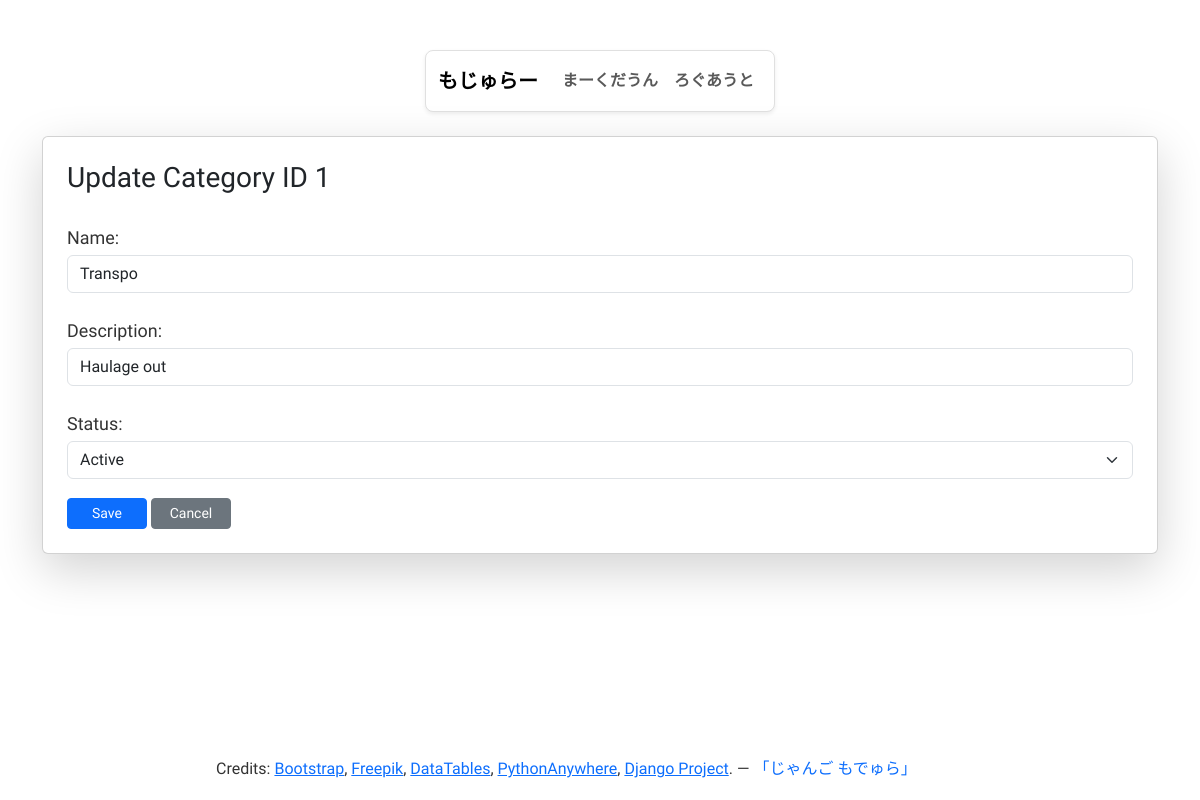
Page /categories/update/1/ (signed in) on the committed database.
### apps/categories/models.py (models this page shows, shortened)
class StockItemCategories(models.Model):
    STATUS_CHOICES = [
        (1, 'Active'),
        (2, 'Inactive'),
    ]
    id = models.AutoField(primary_key=True)
    name = models.CharField(max_length=255, unique=True)
    description = models.TextField(null=True, blank=True)
    status = models.IntegerField(choices=STATUS_CHOICES, default=1)
    created_at = models.DateTimeField()
    updated_at = models.DateTimeField()
    class Meta:
        db_table = 'stock_items_categories'
        managed = False  # Do NOT let Django alter the table

### apps/categories/views.py (the view)
# urls.py: path('update/<int:pk>/', views.update_record, name='update'),
@login_required
def update_record(request, pk):
    record = get_object_or_404(StockItemCategories, pk=pk)
    if not (request.user.is_superuser or request.user.groups.filter(name='Admin').exists()):
        messages.warning(request, "You do not have permission to edit categories.")
        return redirect('categories:index')
    if request.method == 'POST':
        form = StockItemCategoriesForm(request.POST, instance=record)
        if form.is_valid():
            updated = form.save(commit=False)
            updated.updated_at = timezone.now()
            updated.save()
            return redirect('categories:index')
    else:
        form = StockItemCategoriesForm(instance=record)
    return render(request, 'categories/form.html', {
        'title': f'Update Category ID {record.id}',
        'form': form,
    })

### apps/categories/forms.py
class StockItemCategoriesForm(forms.ModelForm):
    STATUS_CHOICES = [
        (1, 'Active'),
        (2, 'Inactive'),
    ]
    status = forms.ChoiceField(
        choices=STATUS_CHOICES,
        widget=forms.Select(attrs={'class': 'form-select'})
    )
    class Meta:
        model = StockItemCategories
        fields = ['name', 'description', 'status']  # exclude created_at and updated_at
        widgets = {
            'name': forms.TextInput(attrs={'class': 'form-control'}),
            'description': forms.TextInput(attrs={'class': 'form-control'}),
        }

### apps/categories/templates/categories/form.html (shortened to what this page needs)
{% extends 'base.html' %}
{% block content %}
<div class="card shadow-lg p-4 mb-3">
    <h3 class="mb-4">{{ title }}</h3>
    <form method="post">
        {{ form.as_p }}
        <button type="submit" class="btn btn-primary btn-sm">Save</button>
        <a href="{% url 'categories:index' %}" class="btn btn-secondary btn-sm">Cancel</a>
    </form>
</div>
{% endblock %}

### static/css/style.css (style rules this page uses)
body { font-family: "Neucha", Arial, Helvetica, sans-serif; line-height: 1.7; color: #222; background-color: #fff; padding-top: 50px; }
p { font-size: 1.25rem; line-height: 1.8; font-weight: 400; color: #333; margin-bottom: 1.2rem; text-align: justify; }
table, table td, table th, button, select, select option, label { font-family: "Neucha", Arial, Helvetica, sans-serif; font-size: 1.12rem; line-height: 1.55; font-weight: 400; color: #333; }
.card { max-width: 100%; width: 1280px; margin: 0 auto; background-color: #fff; }
.btn-sm { min-width: 80px; }
html, body { height: 100%; }
body.d-flex.flex-column { min-height: 100vh; }
body { display: flex; flex-direction: column; }

### rows in the picture
StockItemCategories: name "Transpo", description "Haulage out", status "Active"

### other values in the picture
{{ title }} "Update Category ID 1"
